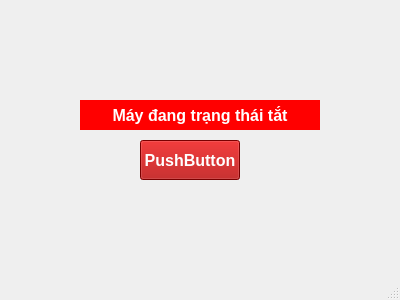
<?xml version="1.0" encoding="UTF-8"?>
<ui version="4.0">
 <class>MainWindow</class>
 <widget class="QMainWindow" name="MainWindow">
  <property name="geometry">
   <rect>
    <x>0</x>
    <y>0</y>
    <width>400</width>
    <height>300</height>
   </rect>
  </property>
  <property name="windowTitle">
   <string>MainWindow</string>
  </property>
  <widget class="QWidget" name="centralwidget">
   <widget class="QPushButton" name="pushButton">
    <property name="geometry">
     <rect>
      <x>140</x>
      <y>140</y>
      <width>100</width>
      <height>40</height>
     </rect>
    </property>
    <property name="font">
     <font>
      <family>Arial</family>
      <pointsize>-1</pointsize>
      <bold>true</bold>
     </font>
    </property>
    <property name="styleSheet">
     <string notr="true">
background-color: rgb(170, 0, 0);
color: white;
font-size: 16px
</string>
    </property>
    <property name="text">
     <string>PushButton</string>
    </property>
   </widget>
   <widget class="QLabel" name="label">
    <property name="geometry">
     <rect>
      <x>80</x>
      <y>100</y>
      <width>240</width>
      <height>30</height>
     </rect>
    </property>
    <property name="font">
     <font>
      <family>Arial</family>
      <pointsize>-1</pointsize>
      <bold>true</bold>
     </font>
    </property>
    <property name="styleSheet">
     <string notr="true">background-color:red;
color: rgb(255, 255, 255);
font-size: 16px</string>
    </property>
    <property name="text">
     <string>Máy đang trạng thái tắt</string>
    </property>
    <property name="alignment">
     <set>Qt::AlignmentFlag::AlignCenter</set>
    </property>
   </widget>
  </widget>
  <widget class="QMenuBar" name="menubar">
   <property name="geometry">
    <rect>
     <x>0</x>
     <y>0</y>
     <width>400</width>
     <height>25</height>
    </rect>
   </property>
  </widget>
  <widget class="QStatusBar" name="statusbar"/>
 </widget>
 <resources/>
 <connections/>
</ui>
